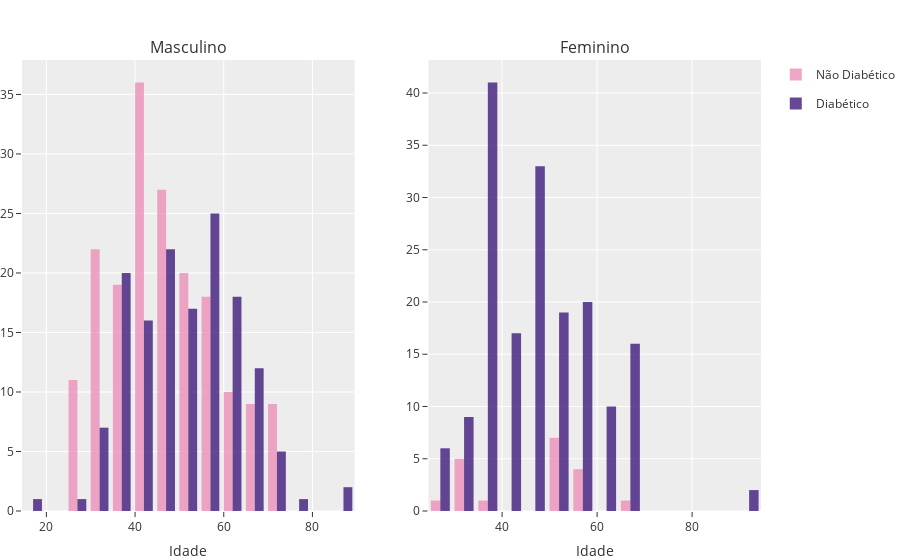

The code cell stored with this chart in its notebook:
### Code cell
plot_histogram_by_target_and_sex(data, 'target', 'age', bin_size=5)

### Figure 1 — Plotly figure (JSON) as saved in the notebook; plotly's stock layout.template omitted (floating-point values rounded to 4 significant figures; data arrays with more than 128 entries replaced by an {"elided": "..."} marker saying what was removed)
{"data": [{"legendgroup": "Não Diabético", "marker": {"color": "#EB89B5"}, "name": "Não Diabético", "opacity": 0.75, "showlegend": true, "type": "histogram", "x": {"elided": "181 int values"}, "xaxis": "x", "yaxis": "y"}, {"legendgroup": "Diabético", "marker": {"color": "#330C73"}, "name": "Diabético", "opacity": 0.75, "showlegend": true, "type": "histogram", "x": {"elided": "147 int values"}, "xaxis": "x", "yaxis": "y"}, {"legendgroup": "Não Diabético", "marker": {"color": "#EB89B5"}, "name": "Não Diabético", "opacity": 0.75, "showlegend": false, "type": "histogram", "x": [33, 55, 36, 28, 34, 65, 34, 51, 59, 50, 33, 51, 59, 50, 51, 59, 50, 50, 32], "xaxis": "x2", "yaxis": "y2"}, {"legendgroup": "Diabético", "marker": {"color": "#330C73"}, "name": "Diabético", "opacity": 0.75, "showlegend": false, "type": "histogram", "x": {"elided": "173 int values"}, "xaxis": "x2", "yaxis": "y2"}], "layout": {"annotations": [{"font": {"size": 16}, "showarrow": false, "text": "Masculino", "x": 0.225, "xanchor": "center", "xref": "paper", "y": 1, "yanchor": "bottom", "yref": "paper"}, {"font": {"size": 16}, "showarrow": false, "text": "Feminino", "x": 0.775, "xanchor": "center", "xref": "paper", "y": 1, "yanchor": "bottom", "yref": "paper"}], "autosize": true, "margin": {"b": 0, "l": 0, "r": 0, "t": 60}, "xaxis": {"anchor": "y", "autorange": true, "domain": [0, 0.45], "range": [14.5, 89.5], "title": {"text": "Idade"}, "type": "linear"}, "xaxis2": {"anchor": "y2", "autorange": true, "domain": [0.55, 1], "range": [24.5, 94.5], "title": {"text": "Idade"}, "type": "linear"}, "yaxis": {"anchor": "x", "autorange": true, "domain": [0, 1], "range": [0, 37.89]}, "yaxis2": {"anchor": "x2", "autorange": true, "domain": [0, 1], "range": [0, 43.16]}}}
